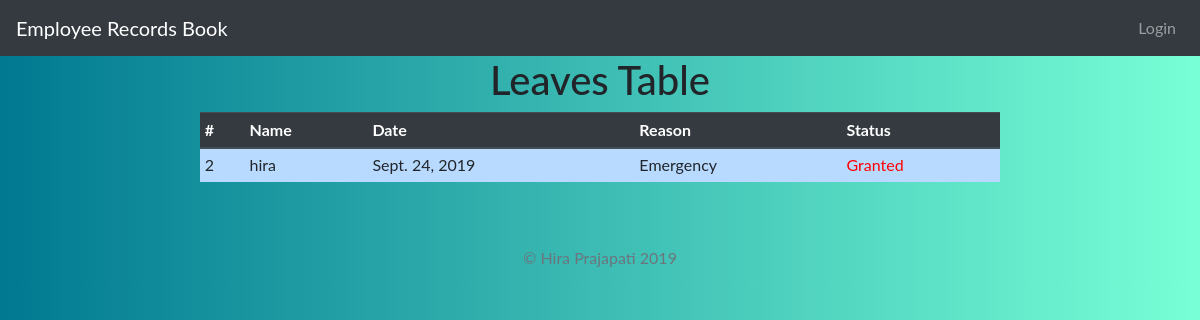
/leaves/, run on the app's committed database.
### main/models.py (models this page shows, shortened)
class Leave(models.Model):
    user = models.ForeignKey(User, on_delete=models.CASCADE)
    date = models.DateField()
    reason = models.TextField()
    status = models.CharField(max_length=50, default="pending...", blank=True)

### main/views.py (the view)
# urls.py: path('leaves/', views.all_leave, name='leaves'),
def all_leave(request):
    leave = Leave.objects.all()
    return render(request, 'main/leaves.html', {'leave': leave})

### main/templates/main/leaves.html
{% extends 'base.html' %}
{% block content %}
<h1 align="center">Leaves Table</h1>
<table align="center" class="table table-sm" id="user-tables" style="max-width: 800px;max-height: 400px;">
    <thead class="thead-dark">
        <tr>
            <th>#</th>
            <th>Name</th>
            <th>Date</th>
            <th>Reason</th>
            <th>Status</th>
        </tr>
    </thead>
    <tbody class="table-ko-body table-primary" id="myTables">
        {% for leave in leave %}
        <tr id="leave">
        <td>{{ leave.user.id }}</td>
        <td>{{ leave.user }}</td>
        <td>{{ leave.date }}</td>
        <td>{{ leave.reason }}</td>
        <td style="color:red;">{{leave.status}}</td>
        </tr>
    {% endfor %}
    </tbody>
</table>
{% endblock %}

### employee/templates/employee/base.html (style rules this page uses)
body { margin: 0; font-family: "Lato", sans-serif; background: -webkit-linear-gradient(left, #007991, #78ffd6); }

### data on the page
Leave: user.id "2", user "hira", date "Sept. 24, 2019", reason "Emergency", status "Granted"
